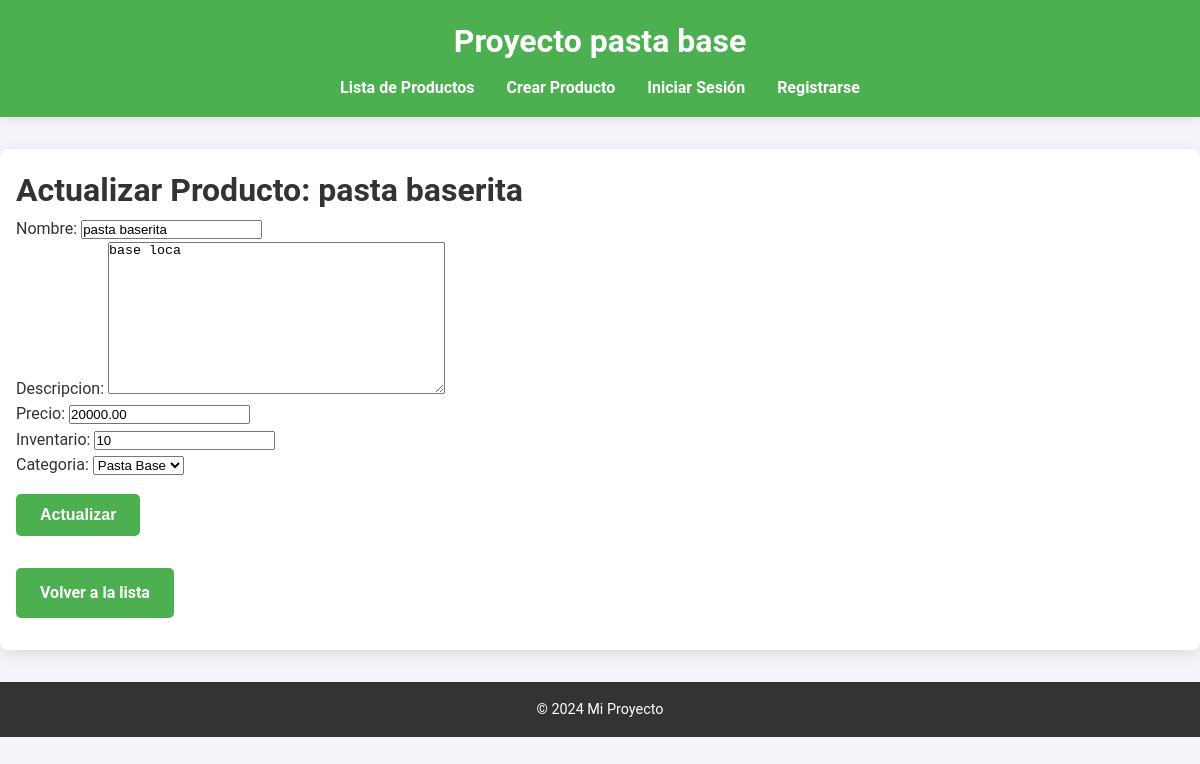
The app's page /api/productos/actualizar/2/ with its own data.
### api/models.py (models this page shows, shortened)
class Producto(models.Model):
    nombre = models.CharField(max_length=100)
    descripcion = models.TextField()
    precio = models.DecimalField(max_digits=10, decimal_places=2)
    inventario = models.PositiveIntegerField()
    categoria = models.CharField(
        max_length=50,
        choices=[
            ('Base', 'Pasta Base'),
            ('Derivado', 'Derivado'),
        ],
        default='Base'
    )

### api/views.py (the view)
# urls.py: path('productos/actualizar/<int:pk>/', actualizar_producto, name='actualizar-producto'),
def actualizar_producto(request, pk):
    producto = get_object_or_404(Producto, pk=pk)
    if request.method == 'POST':
        form = ProductoForm(request.POST, instance=producto)
        if form.is_valid():
            form.save()
            return redirect('productos-list')
    else:
        form = ProductoForm(instance=producto)
    return render(request, 'productos/actualizar_producto.html', {'form': form, 'producto': producto})

### api/forms.py (shortened to what this page needs)
class ProductoForm(forms.ModelForm):
    class Meta:
        model = Producto
        fields = ['nombre', 'descripcion', 'precio', 'inventario', 'categoria']
        widgets = {
            'nombre': forms.TextInput(attrs={'class': 'form-control', 'placeholder': 'Nombre del Producto'}),
            'descripcion': forms.Textarea(attrs={'class': 'form-control', 'placeholder': 'Descripción'}),
            'precio': forms.NumberInput(attrs={'class': 'form-control', 'placeholder': 'Precio'}),
            'inventario': forms.NumberInput(attrs={'class': 'form-control', 'placeholder': 'Cantidad en Inventario'}),
            'categoria': forms.Select(attrs={'class': 'form-control'}),  # Menú desplegable para categorías
        }

### api/templates/productos/actualizar_producto.html (shortened to what this page needs)
{% extends 'base.html' %}
{% block content %}
<h1>Actualizar Producto: {{ producto.nombre }}</h1>
<form method="post">
    {{ form.as_p }}
    <button type="submit" class="button">Actualizar</button>
</form>
<a href="{% url 'productos-list' %}" class="button">Volver a la lista</a>
{% endblock %}

### api/static/styles.css (style rules this page uses)
* { margin: 0; padding: 0; box-sizing: border-box; }
body { font-family: 'Roboto', sans-serif; font-size: 16px; background-color: #f4f4f9; color: #333; line-height: 1.6; }
button, a.button { display: inline-block; padding: 0.75rem 1.5rem; margin: 1rem 0; font-size: 1rem; font-weight: bold; color: white; background-color: #4CAF50; border: none; border-radius: 5px; text-align: center; text-decoration: none; transition: background-color 0.3s, transform 0.2s; }

### records on screen
Producto: nombre "pasta baserita", descripcion "base loca", precio "20000.00", inventario "10", categoria "Pasta Base"
